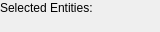
<ui version="4.0" >
 <class>QG_SelectionWidget</class>
 <widget class="QWidget" name="QG_SelectionWidget" >
  <property name="geometry" >
   <rect>
    <x>0</x>
    <y>0</y>
    <width>160</width>
    <height>32</height>
   </rect>
  </property>
  <property name="minimumSize" >
   <size>
    <width>100</width>
    <height>32</height>
   </size>
  </property>
  <property name="maximumSize" >
   <size>
    <width>160</width>
    <height>32</height>
   </size>
  </property>
  <layout class="QVBoxLayout" >
   <property name="spacing" >
    <number>0</number>
   </property>
   <property name="leftMargin" >
    <number>0</number>
   </property>
   <property name="topMargin" >
    <number>0</number>
   </property>
   <property name="rightMargin" >
    <number>0</number>
   </property>
   <property name="bottomMargin" >
    <number>0</number>
   </property>
   <item>
    <widget class="QLabel" name="lLabel" >
     <property name="text" >
      <string>Selected Entities:</string>
     </property>
    </widget>
   </item>
   <item>
    <widget class="QLabel" name="lEntities" >
     <property name="toolTip" >
      <string>Number of entities that are currently selected</string>
     </property>
     <property name="text" >
      <string/>
     </property>
    </widget>
   </item>
  </layout>
 </widget>
 <resources/>
 <connections/>
</ui>
